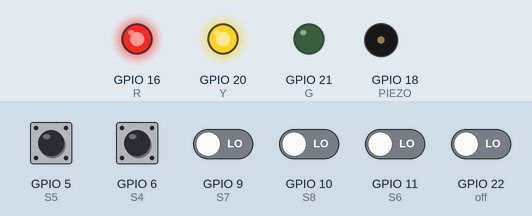
A program run on a simulated Raspberry Pi (BCM pin numbers). Shown: output pins drawn as LEDs (lit = HIGH), buzzer (waves = sounding). The test bench sets the inputs (shaded band); at power-on: GPIO 5 (S5), GPIO 6 (S4), GPIO 9 (S7), GPIO 10 (S8), GPIO 11 (S6), GPIO 22 (off) LOW. Random numbers come from a fixed seed.

Above: at 0.85 s.
1.3 s: GPIO 5 (S5) pulled HIGH for 0.35 s
At 1.9 s:
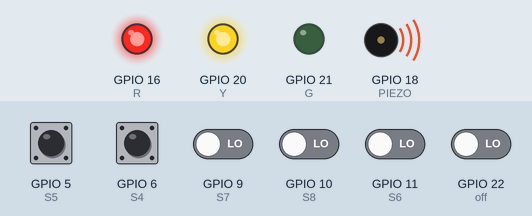
At 3.15 s:
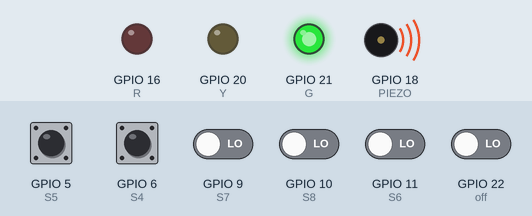
4.3 s: GPIO 5 (S5) pulled HIGH for 1 s
8.3 s: GPIO 6 (S4) pulled HIGH for 0.35 s
At 9.7 s:
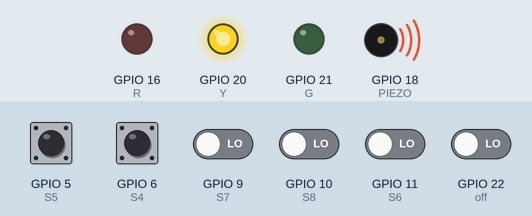
Timing chart, 0 to 17.3 s (numbered marks = the images above; inputs shaded):
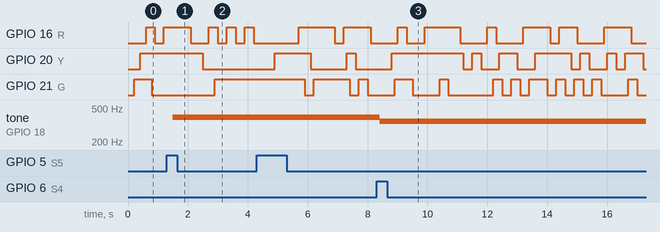

The program:

rainbowpiano.py
```python
import RPi.GPIO as GPIO
import time
import random

#LED색의 핀번호 지정하기
R = 16
Y = 20
G = 21

#스위치의 핀번호 지정하기
S1 = 26
S2 = 19
S3 = 13
S4 = 6
S5 = 5
S6 =11
S7 = 9
S8 = 10

off = 22

#피에조 부저 핀번호 지정하기
PIEZO = 18

#GPIO의 모드를 BCM으로 바꿔준다.
GPIO.setmode(GPIO.BCM)

#LED를 아웃으로 바꿔준다.
GPIO.setup(R, GPIO.OUT)
GPIO.setup(Y, GPIO.OUT)
GPIO.setup(G, GPIO.OUT)

#피에조 부저를 아웃으로 바꿔준다
GPIO.setup(PIEZO, GPIO.OUT)

 #내부풀다운/모드 스위치들을 인으로 바꿔준다
GPIO.setup(S1, GPIO.IN, pull_up_down=GPIO.PUD_DOWN)
GPIO.setup(S2, GPIO.IN, pull_up_down=GPIO.PUD_DOWN)
GPIO.setup(S3, GPIO.IN, pull_up_down=GPIO.PUD_DOWN)
GPIO.setup(S4, GPIO.IN, pull_up_down=GPIO.PUD_DOWN)
GPIO.setup(S5, GPIO.IN, pull_up_down=GPIO.PUD_DOWN)
GPIO.setup(S6, GPIO.IN, pull_up_down=GPIO.PUD_DOWN)
GPIO.setup(S7, GPIO.IN, pull_up_down=GPIO.PUD_DOWN)
GPIO.setup(S8, GPIO.IN, pull_up_down=GPIO.PUD_DOWN)
GPIO.setup(off, GPIO.IN, pull_up_down=GPIO.PUD_DOWN)

pwm = GPIO.PWM(PIEZO,1)

# 도 레 미 파 솔 라 시 도
melody = [262, 294, 330, 349, 392, 440, 494, 523]

try:
    while True:
        #랜덤함수를 이용항 LED가 랜덤으로 켜지게 한다.
        #0부터 1까지 무작위 정수를 뽑는다
        a= random.randrange(0, 2)
        b = random.randrange(0, 2)
        c = random.randrange(0, 2)
        GPIO.output(R, a) #led 빨간색을 키던가 끈다
        time.sleep(0.1)
        GPIO.output(Y, b) #led 노란색을 키던가 끈다
        time.sleep(0.1)
        GPIO.output(G, c) #led 초록색을 키던가 끈다
        time.sleep(0.1)

        #스위치 1번이 눌리면 멜로디 리스트 안에 있는 0번째 값을 바탕으로 피에조의 주파수를 바꾼다. 낮은 도
        if GPIO.input(S1) == GPIO.HIGH:
            pwm.ChangeFrequency(melody[0])
            pwm.start(50)
            time.sleep(0.3)
            pwm.start(1)

        #스위치 2번이 눌리면 멜로디 리스트 안에 있는 1번째 값을 바탕으로 피에조의 주파수를 바꾼다. 레
        if GPIO.input(S2) == GPIO.HIGH:
            pwm.ChangeFrequency(melody[1])
            pwm.start(50)
            time.sleep(0.3)
            pwm.start(1)

        #스위치 3번이 눌리면 멜로디 리스트 안에 있는 2번째 값을 바탕으로 피에조의 주파수를 바꾼다. 미
        if GPIO.input(S3) == GPIO.HIGH:
            pwm.ChangeFrequency(melody[2])
            pwm.start(50)
            time.sleep(0.3)
            pwm.start(1)

        #스위치 4번이 눌리면 멜로디 리스트 안에 있는 3번째 값을 바탕으로 피에조의 주파수를 바꾼다. 파
        if GPIO.input(S4) == GPIO.HIGH:
            pwm.ChangeFrequency(melody[3])
            pwm.start(50)
            time.sleep(0.3)
            pwm.start(1)

        #스위치 5번이 눌리면 멜로디 리스트 안에 있는 4번째 값을 바탕으로 피에조의 주파수를 바꾼다. 솔
        if GPIO.input(S5) == GPIO.HIGH:
            pwm.ChangeFrequency(melody[4])
            pwm.start(50)
            time.sleep(0.3)
            pwm.start(1)

        #스위치 6번이 눌리면 멜로디 리스트 안에 있는 5번째 값을 바탕으로 피에조의 주파수를 바꾼다. 라
        if GPIO.input(S6) == GPIO.HIGH:
            pwm.ChangeFrequency(melody[5])
            pwm.start(50)
            time.sleep(0.3)
            pwm.start(1)

        #스위치 7번이 눌리면 멜로디 리스트 안에 있는 6번째 값을 바탕으로 피에조의 주파수를 바꾼다. 시
        if GPIO.input(S7) == GPIO.HIGH:
            pwm.ChangeFrequency(melody[6])
            pwm.start(50)
            time.sleep(0.3)
            pwm.start(1)

        #스위치 8번이 눌리면 멜로디 리스트 안에 있는 7번째 값을 바탕으로 피에조의 주파수를 바꾼다. 높은 도
        if GPIO.input(S8) == GPIO.HIGH:
            pwm.ChangeFrequency(melody[7])
            pwm.start(50)
            time.sleep(0.3)
            pwm.start(1)
        #스위치가 눌리면 전원이 꺼진다.
        if GPIO.input(off) == GPIO.HIGH:
            print("종료")
            GPIO.cleanup()

finally :
    print("끝")
    GPIO.cleanup()
```

Measured:
- after the input at 1.3 s, tone on GPIO 18 (PIEZO): silent → 392 Hz after 0.20 s
- after the input at 8.3 s, tone on GPIO 18 (PIEZO): 392 Hz → 349 Hz after 0.10 s
